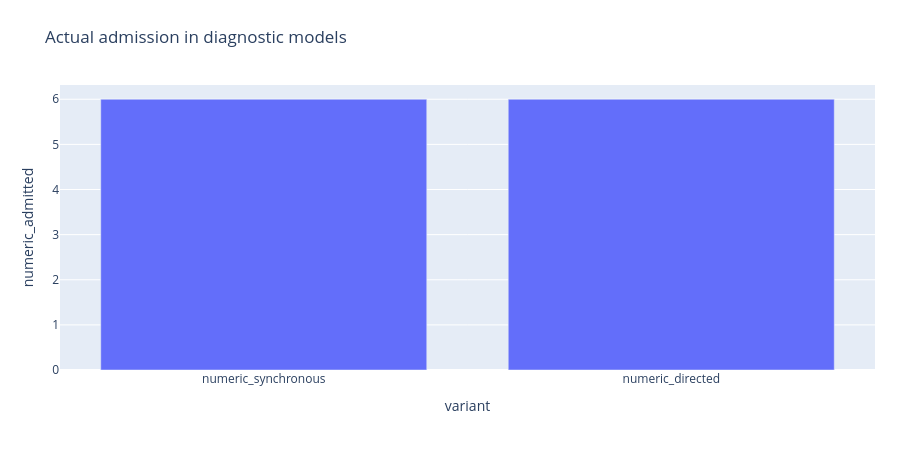

Source (notebook cell):
### Markdown cell above
## Feature admission

### Code cell
figures[5][1].show()

### Figure 1 — Plotly figure (JSON) as saved in the notebook; plotly's stock layout.template omitted (floating-point values rounded to 4 significant figures)
{"data": [{"hovertemplate": "variant=%{x}<br>numeric_admitted=%{y}<extra></extra>", "legendgroup": "", "marker": {"color": "#636efa", "pattern": {"shape": ""}}, "name": "", "orientation": "v", "showlegend": false, "textposition": "auto", "type": "bar", "x": ["numeric_synchronous", "numeric_directed"], "xaxis": "x", "y": [6, 6], "yaxis": "y"}], "layout": {"barmode": "relative", "height": 470, "legend": {"title": {"text": ""}, "tracegroupgap": 0}, "margin": {"b": 100, "l": 60, "r": 25, "t": 85}, "title": {"text": "Actual admission in diagnostic models"}, "xaxis": {"anchor": "y", "domain": [0, 1], "title": {"text": "variant"}}, "yaxis": {"anchor": "x", "domain": [0, 1], "title": {"text": "numeric_admitted"}}}}
